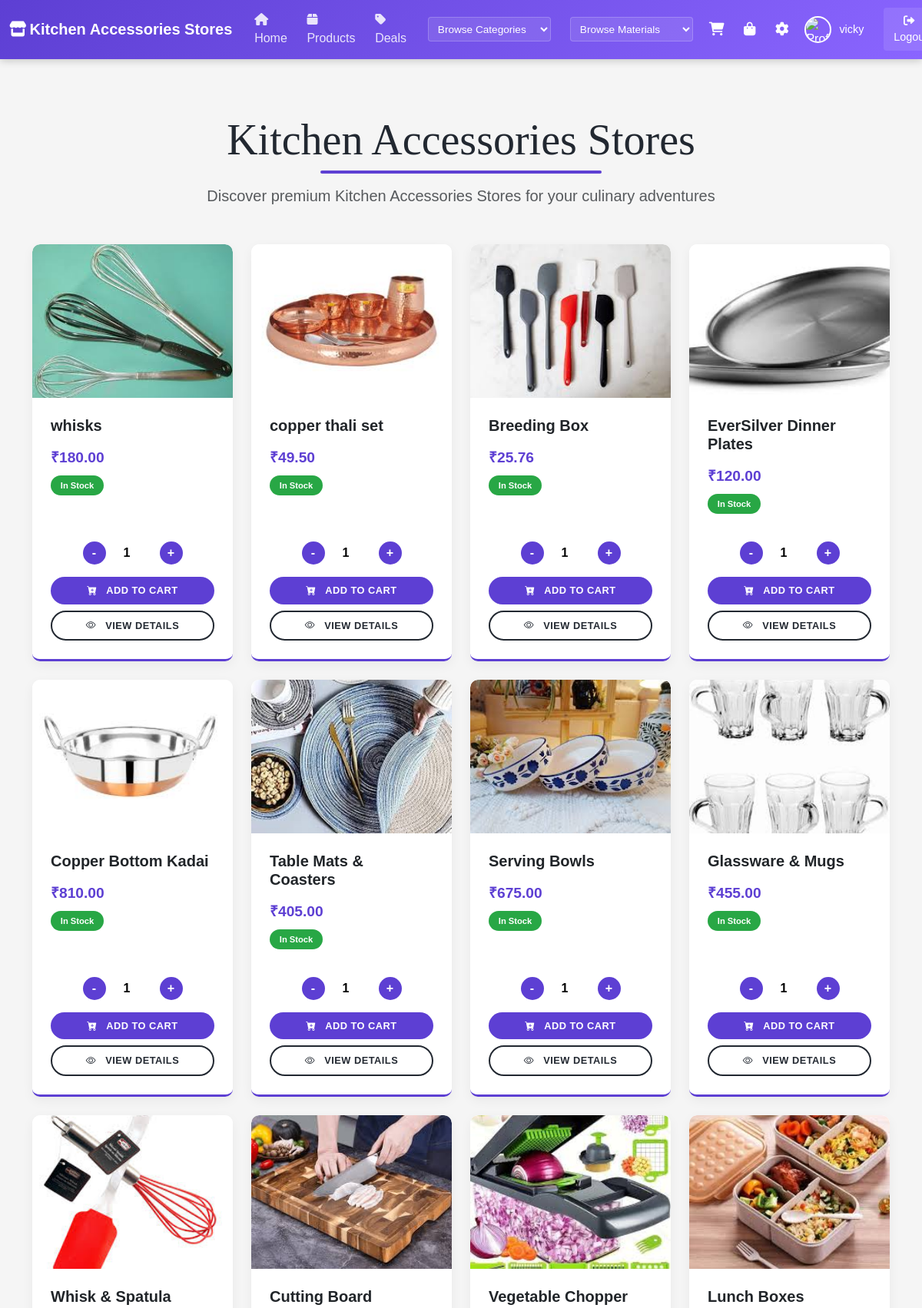
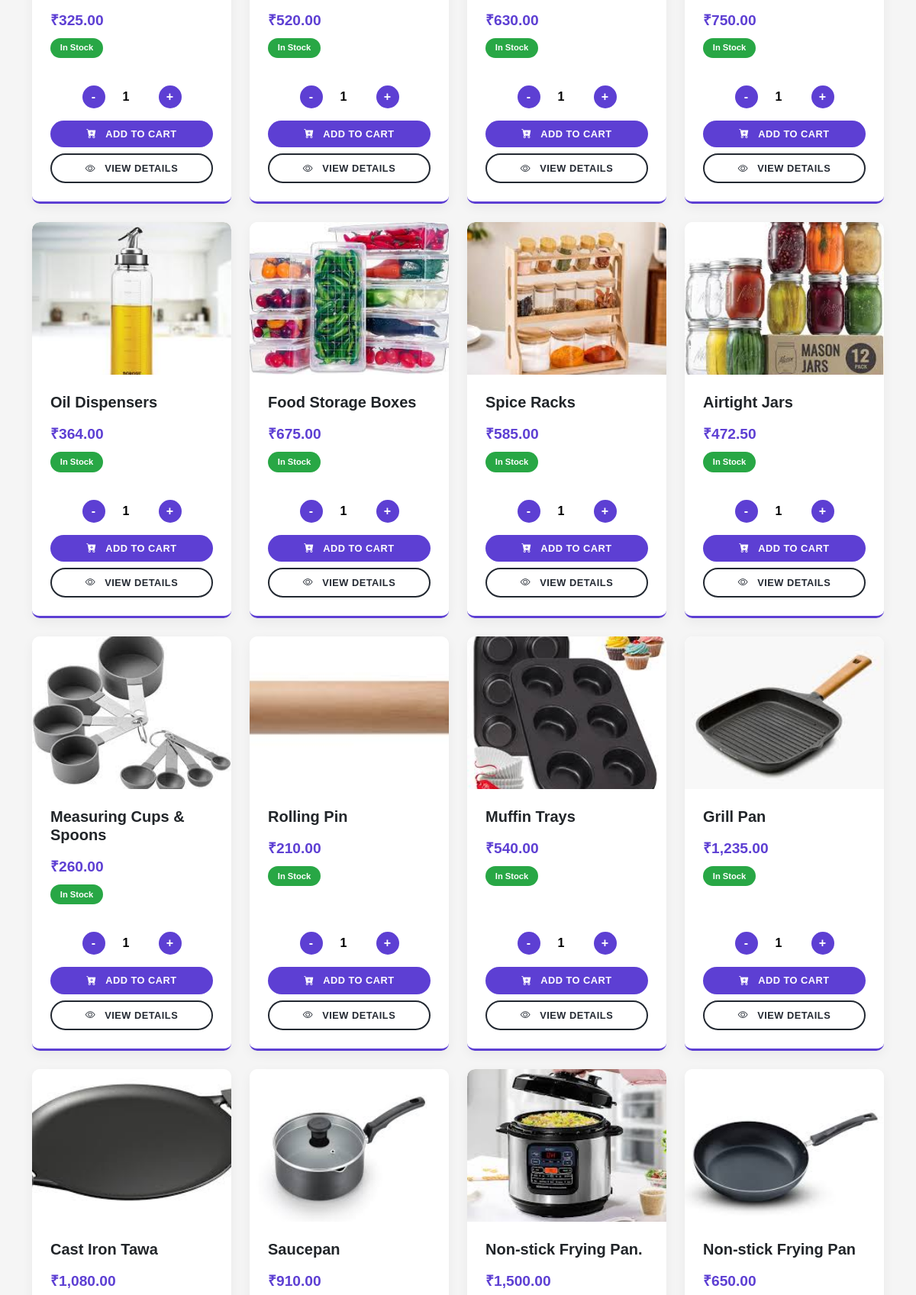
Screenshot of /user/deals.php (signed in, upper part) with the database file from the repository (2 pictures, top to bottom).
### tables this page shows
CREATE TABLE `users` (
  `id` int(11) NOT NULL,
  `username` varchar(50) NOT NULL,
  `email` varchar(100) NOT NULL,
  `phone` varchar(20) NOT NULL,
  `address_line1` varchar(255) NOT NULL,
  `city` varchar(100) NOT NULL,
  `state` varchar(100) NOT NULL,
  `postal_code` varchar(20) NOT NULL,
  `user_type` enum('user','admin') NOT NULL,
  `password` varchar(255) NOT NULL,
  `profile_image` varchar(255) NOT NULL,
  `created_at` timestamp NOT NULL DEFAULT current_timestamp(),
  `theme_preference` varchar(10) DEFAULT 'light',
  `color_scheme` varchar(10) DEFAULT 'default',
  `font_size` varchar(10) DEFAULT 'medium',
  `auto_logout` int(11) DEFAULT 30,
  `theme` varchar(10) DEFAULT 'light',
  `primary_color` varchar(7) DEFAULT '#5D3FD3',
  `secondary_color` varchar(7) DEFAULT '#f39c12',
  `font_color` varchar(7) DEFAULT '#333333',
  `auto_logout_time` int(11) DEFAULT 1800
);

CREATE TABLE `products` (
  `id` int(11) NOT NULL,
  `product_id` varchar(20) NOT NULL,
  `product_name` varchar(255) NOT NULL,
  `product_quantity` int(11) NOT NULL,
  `reorder_level` int(11) DEFAULT 10,
  `barcode_path` varchar(255) DEFAULT NULL,
  `product_price` decimal(10,2) NOT NULL,
  `agency_id` int(11) NOT NULL,
  `profit_percent` decimal(5,2) NOT NULL,
  `selling_price` decimal(10,2) NOT NULL,
  `product_image` varchar(255) DEFAULT NULL,
  `material` varchar(100) NOT NULL,
  `product_category` varchar(100) NOT NULL,
  `is_visible` tinyint(1) DEFAULT 1,
  `created_at` timestamp NOT NULL DEFAULT current_timestamp(),
  `updated_at` timestamp NULL DEFAULT NULL ON UPDATE current_timestamp(),
  `status` varchar(20) DEFAULT 'active'
);

### user/deals.php (the view, shortened to what this page needs)
<?php
include 'navbar.php';
include '../config.php';
$query = "SELECT p.*, a.agency_name
          FROM products p
          LEFT JOIN agencies a ON p.agency_id = a.id
          WHERE p.is_visible = 1
          ORDER BY p.created_at DESC";
$result = $conn->query($query);
$products = array();
if ($result->num_rows > 0) {
    while ($product = $result->fetch_assoc()) {
        $products[] = $product;
    }
}
?>
<!DOCTYPE html>
<html lang="en">
<head>
    <link href="https://cdn.jsdelivr.net/npm/bootstrap@5.3.0/dist/css/bootstrap.min.css" rel="stylesheet">
    <link href="https://cdn.jsdelivr.net/npm/bootstrap-icons@1.10.3/font/bootstrap-icons.css" rel="stylesheet">
    <link href="https://unpkg.com/aos@2.3.1/dist/aos.css" rel="stylesheet">
</head>
<body>
    <div class="container py-5">
        <div class="text-center mb-5">
            <h2 class="page-title display-4 mb-4">Kitchen Accessories Stores</h2>
            <p class="lead text-muted">Discover premium Kitchen Accessories Stores for your culinary adventures</p>
        </div>
        <div class="row">
            <?php if (!empty($products)):
                foreach ($products as $index => $product):
                    $product_image = (!empty($product['product_image']) && file_exists($product['product_image']))
                        ? $product['product_image']
                        : '../uploads/products/default-product.jpg';
                    $discount = 0;
                    if ($product['product_price'] > 0) {
                        $discount = round((($product['product_price'] - $product['selling_price']) / $product['product_price'] * 100));
                    }
                    if ($product['product_quantity'] < 1) {
                        $stock_class = "out-of-stock";
                        $stock_text = "Out of Stock";
                    } elseif ($product['product_quantity'] < 5) {
                        $stock_class = "low-stock";
                        $stock_text = "Low Stock";
                    } else {
                        $stock_class = "in-stock";
                        $stock_text = "In Stock";
                    }
                    $delay = $index * 100;
            ?>
                    <div class="col-6 col-md-4 col-lg-3 mb-4" data-aos="fade-up" data-aos-delay="<?= $delay ?>">
                        <div class="card h-100 product-card">
                            <div class="position-relative overflow-hidden">
                                <img src="<?= htmlspecialchars($product_image); ?>"
                                     class="card-img-top"
                                     alt="<?= htmlspecialchars($product['product_name']); ?>"
                                     onerror="this.src='../uploads/products/default-product.jpg';">
                            </div>
                            <div class="card-body d-flex flex-column">
                                <h5 class="card-title fw-bold mb-3"><?= htmlspecialchars($product['product_name']); ?></h5>
                                <?php if ($discount > 0): ?>
                                    <div class="mb-2">
                                        <span class="original-price">₹<?= number_format($product['product_price'], 2); ?></span>
                                        <span class="selling-price">₹<?= number_format($product['selling_price'], 2); ?></span>
                                    </div>
                                <?php else: ?>
                                    <div class="selling-price mb-2">₹<?= number_format($product['selling_price'], 2); ?></div>
                                <?php endif; ?>
                                <p class="mb-3"><span class="stock-badge <?= $stock_class; ?>"><?= $stock_text; ?></span></p>
                                <form method="post" action="" class="mt-auto">
                                    <div class="quantity-control">
                                        <button type="button" class="quantity-btn" onclick="updateQuantity(this, -1)">-</button>
                                        <input type="number" name="quantity" value="1" min="1" max="<?= $product['product_quantity']; ?>" class="quantity-input" readonly>
                                        <button type="button" class="quantity-btn" onclick="updateQuantity(this, 1, <?= $product['product_quantity']; ?>)">+</button>
                                    </div>
                                    <div class="d-grid gap-2">
                                        <button type="submit" name="add_to_cart" class="btn btn-cart" <?= ($product['product_quantity'] < 1) ? 'disabled' : ''; ?>>
                                            <i class="bi bi-cart-plus-fill me-2"></i> Add to Cart
                                        </button>
                                        <a href="product_detail.php?id=<?= $product['id']; ?>" class="btn btn-details">
                                            <i class="bi bi-eye me-2"></i> View Details
                                        </a>
                                    </div>
                                </form>
                            </div>
                        </div>
                    </div>
            <?php
                endforeach;
            else:
                echo '<div class="col-12"><div class="alert alert-info text-center">No products available at the moment. Please check back later.</div></div>';
            endif;
            ?>
        </div>
    </div>
</body>
</html>

### user/navbar.php (shortened to what this page needs)
<?php
require_once '../config.php';
$user_id = $_SESSION['user_id'];
$stmt = $conn->prepare("SELECT username, profile_image FROM users WHERE id = ?");
$stmt->bind_param("i", $user_id);
$stmt->execute();
$result = $stmt->get_result();
$user = $result->fetch_assoc();
$profile_image = "../uploads/profilephoto/default-avatar.png";
if (!empty($user['profile_image'])) {
    if (strpos($user['profile_image'], 'uploads/profilephoto/') !== false) {
        $profile_image = "../" . $user['profile_image'];
    } else {
        $profile_image = "../uploads/profilephoto/" . $user['profile_image'];
    }
    if (!file_exists($profile_image)) {
        $profile_image = "../uploads/profilephoto/default-avatar.png";
    }
}
?>
<!DOCTYPE html>
<html lang="en">
<head>
    <link href="https://cdn.jsdelivr.net/npm/bootstrap@5.3.0-alpha1/dist/css/bootstrap.min.css" rel="stylesheet">
    <link rel="stylesheet" href="https://cdnjs.cloudflare.com/ajax/libs/font-awesome/6.0.0/css/all.min.css">
</head>
<body>
    <nav class="navbar navbar-expand-lg navbar-dark">
        <div class="container-fluid">
            <a class="navbar-brand" href="">
                <i class="fas fa-store me-1"></i>Kitchen Accessories Stores
            </a>
            <div class="collapse navbar-collapse" id="navbarNav">
                <ul class="navbar-nav me-auto">
                    <li class="nav-item">
                        <a class="nav-link active" href="index.php"><i class="fas fa-home me-1"></i>Home</a>
                    </li>
                    <li class="nav-item">
                        <a class="nav-link" href="products.php"><i class="fas fa-box me-1"></i>Products</a>
                    </li>
                    <li class="nav-item">
                        <a class="nav-link" href="deals.php"><i class="fas fa-tag me-1"></i>Deals</a>
                    </li>
                </ul>
                <div class="dropdown-container">
                    <div class="nav-selector">
                        <select id="categoryDropdown" onchange="navigateToCategory()">
                            <option value="">Browse Categories</option>
                        </select>
                    </div>
                    <div class="nav-selector">
                        <select id="materialDropdown" onchange="navigateToMaterial()">
                            <option value="">Browse Materials</option>
                        </select>
                    </div>
                </div>
                <div class="d-flex align-items-center gap-3 ms-3">
                    <div class="position-relative">
                        <a href="cart.php" class="nav-icon">
                            <i class="fas fa-shopping-cart"></i>
                        </a>
                    </div>
                    <div class="position-relative">
                        <a href="orders.php" class="nav-icon">
                            <i class="fas fa-shopping-bag"></i>
                        </a>
                    </div>
                    <button id="settingsBtn" class="nav-icon" style="background: none; border: none;">
                        <i class="fas fa-cog"></i>
                    </button>
                    <a href="profile.php" class="profile-link">
                        <img src="<?php echo htmlspecialchars($profile_image); ?>" alt="Profile" class="navbar-profile-image">
                        <span class="username-display"><?php echo htmlspecialchars($user['username']); ?></span>
                    </a>
                    <form method="get" action="">
                        <button type="submit" name="logout" class="logout-btn">
                            <i class="fas fa-sign-out-alt me-1"></i>Logout
                        </button>
                    </form>
                </div>
            </div>
        </div>
    </nav>
</body>
</html>

### user/navbar.php (style rules this page uses)
:root { --primary-color: #5D3FD3; --secondary-color: #f39c12; --dark-color: #222831; --light-color: #f5f5f5; }
body { font-family: 'Poppins', sans-serif; }
.navbar { background: linear-gradient(135deg, var(--primary-color), #8a65ff); box-shadow: 0 2px 10px rgba(0, 0, 0, 0.2); padding: 0.5rem 1rem; }
.navbar-brand { font-weight: 600; font-size: 1.1rem; color: #fff !important; }
.nav-link { font-weight: 500; font-size: 0.9rem; color: rgba(255, 255, 255, 0.85) !important; padding: 0.4rem 0.8rem !important; transition: all 0.2s ease; }
.navbar-profile-image { width: 35px; height: 35px; border-radius: 50%; object-fit: cover; border: 2px solid #fff; margin-right: 10px; transition: transform 0.2s ease; }
.nav-icon { font-size: 1.1rem; color: white; padding: 0.3rem; transition: transform 0.2s ease; }
.logout-btn { background-color: rgba(255, 255, 255, 0.1); color: white !important; padding: 0.4rem 0.8rem; border-radius: 4px; font-size: 0.9rem; transition: all 0.3s ease; text-decoration: none; border: none; cursor: pointer; }
.username-display { font-size: 0.9rem; margin-right: 10px; }
.profile-link { display: flex; align-items: center; text-decoration: none; color: white !important; transition: all 0.2s ease; }
.nav-selector { width: 160px; margin-left: 15px; }
.nav-selector select { background-color: rgba(255, 255, 255, 0.1); color: white; border: 1px solid rgba(255, 255, 255, 0.2); border-radius: 4px; padding: 4px 8px; cursor: pointer; transition: all 0.3s ease; font-size: 0.85rem; width: 100%; height: 32px; }
.nav-selector option { background-color: var(--primary-color); color: white; }
.dropdown-container { display: flex; gap: 10px; align-items: center; }

### user/deals.php (style rules this page uses)
:root { --primary-color: #5D3FD3; --secondary-color: #f39c12; --accent-color: #2ecc71; --dark-color: #222831; --light-color: #f5f5f5; }
body { background-color: var(--light-color); font-family: 'Montserrat', sans-serif; }
.page-title { font-family: 'Playfair Display', serif; color: var(--dark-color); position: relative; display: inline-block; }
.page-title::after { content: ''; position: absolute; width: 60%; height: 4px; background: var(--primary-color); bottom: -10px; left: 20%; border-radius: 10px; }
.product-card { transition: all 0.4s ease; border: none; overflow: hidden; border-radius: 10px; margin-bottom: 20px; box-shadow: 0 5px 15px rgba(0, 0, 0, 0.05); border-bottom: 3px solid var(--primary-color); }
.product-card img { transition: transform 0.8s ease; height: 200px; width: 100%; object-fit: cover; border-radius: 10px 10px 0 0; }
.card-body { background-color: #fff; padding: 1.5rem; border-radius: 0 0 10px 10px; }
.selling-price { font-size: 1.2rem; font-weight: 700; color: var(--primary-color); }
.btn-cart { border: none; padding: 0.5rem 1.2rem; border-radius: 50px; font-weight: 600; letter-spacing: 0.5px; text-transform: uppercase; font-size: 0.8rem; transition: all 0.3s ease; background-color: var(--primary-color); color: white; }
.btn-details { padding: 0.5rem 1.2rem; border-radius: 50px; font-weight: 600; letter-spacing: 0.5px; text-transform: uppercase; font-size: 0.8rem; background-color: transparent; transition: all 0.3s ease; color: var(--dark-color); border: 2px solid var(--dark-color); }
.quantity-control { display: flex; align-items: center; justify-content: center; margin-bottom: 1rem; }
.quantity-btn { width: 30px; height: 30px; border-radius: 50%; border: none; display: flex; align-items: center; justify-content: center; font-weight: bold; cursor: pointer; transition: all 0.3s ease; background-color: var(--primary-color); color: white; }
.quantity-input { width: 50px; height: 30px; text-align: center; border: none; background: transparent; font-weight: bold; margin: 0 10px; }
.stock-badge { font-weight: 600; padding: 0.3rem 0.8rem; border-radius: 50px; font-size: 0.7rem; display: inline-block; }
.in-stock { background-color: #28a745; color: white; }

### rows the page displays
users: username "vicky"
products: product_image (picture), product_name "whisks", selling_price "180.00", product_quantity "In Stock"
products: product_image (picture), product_name "copper thali set", selling_price "49.50", product_quantity "In Stock"
products: product_image (picture), product_name "Breeding Box", selling_price "25.76", product_quantity "In Stock"
products: product_image (picture), product_name "EverSilver Dinner Plates", selling_price "120.00", product_quantity "In Stock"
products: product_image (picture), product_name "Copper Bottom Kadai", selling_price "810.00", product_quantity "In Stock"
products: product_image (picture), product_name "Table Mats & Coasters", selling_price "405.00", product_quantity "In Stock"
products: product_image (picture), product_name "Serving Bowls", selling_price "675.00", product_quantity "In Stock"
products: product_image (picture), product_name "Glassware & Mugs", selling_price "455.00", product_quantity "In Stock"
products: product_image (picture), product_name "Whisk & Spatula", selling_price "325.00", product_quantity "In Stock"
products: product_image (picture), product_name "Cutting Board", selling_price "520.00", product_quantity "In Stock"
products: product_image (picture), product_name "Vegetable Chopper", selling_price "630.00", product_quantity "In Stock"
products: product_image (picture), product_name "Lunch Boxes", selling_price "750.00", product_quantity "In Stock"
products: product_image (picture), product_name "Oil Dispensers", selling_price "364.00", product_quantity "In Stock"
products: product_image (picture), product_name "Food Storage Boxes", selling_price "675.00", product_quantity "In Stock"
products: product_image (picture), product_name "Spice Racks", selling_price "585.00", product_quantity "In Stock"
products: product_image (picture), product_name "Airtight Jars", selling_price "472.50", product_quantity "In Stock"
products: product_image (picture), product_name "Measuring Cups & Spoons", selling_price "260.00", product_quantity "In Stock"
products: product_image (picture), product_name "Rolling Pin", selling_price "210.00", product_quantity "In Stock"
products: product_image (picture), product_name "Muffin Trays", selling_price "540.00", product_quantity "In Stock"
products: product_image (picture), product_name "Grill Pan", selling_price "1,235.00", product_quantity "In Stock"
products: product_image (picture), product_name "Cast Iron Tawa", selling_price "1,080.00"
products: product_image (picture), product_name "Saucepan", selling_price "910.00"
products: product_image (picture), product_name "Non-stick Frying Pan.", selling_price "1,500.00"
products: product_image (picture), product_name "Non-stick Frying Pan", selling_price "650.00"
